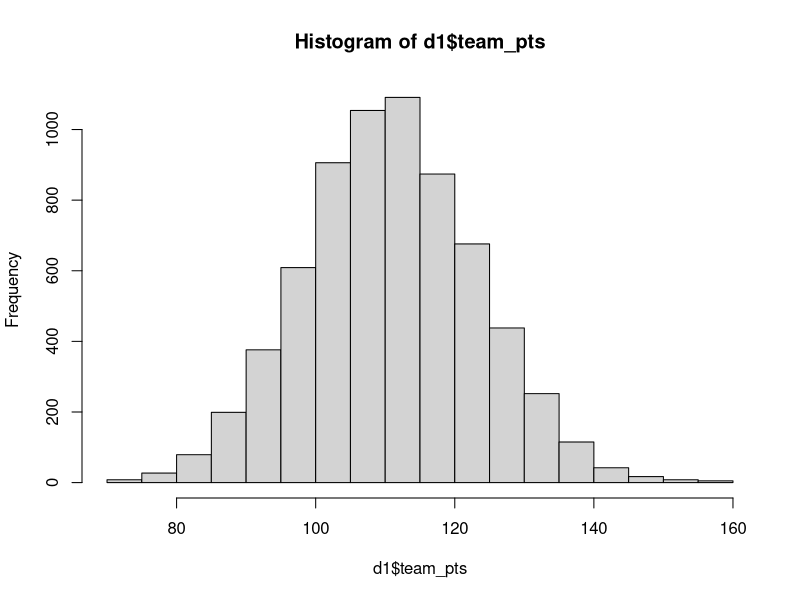

Generate this figure with R: (Note: this script raises an error after producing the figure.)
## ---- chunk 1
knitr::opts_chunk$set(echo   =FALSE,      ## show or suppress the code
                      include=TRUE ,      ## show or suppress the output
                      message=FALSE,      ## omit messages generated by code
                      warning=FALSE,      ## omit warnings generated by code
                      comment=NA,         ## removes the ## from in front of outputs
                      fig.align="center", ## centers all figures
                      fig.height = 5,     ## set the default height
                      fig.weight = 5      ## set the default width
                      )
library(tidyverse)
library(GGally)
## ---- chunk 2
# read in data
d1 = read.csv('4.27.2022_cleaned_data.csv')
## ---- chunk 3
labels <- c(
  Atlanta.Hawks = "<img src = 'teams_logos/hawks.png' width = '18' /><br>Atlanta.Hawks",
  Boston.Celtics = "<img src = 'teams_logos/celtics.png' width = '18' /><br>oston.Celtics",
  Brooklyn.Nets = "<img src = 'teams_logos/nets.png' width = '18' /><br>Brooklyn.Nets",
  Charlotte.Hornets = "<img src = 'teams_logos/hornets.png' width = '18' /><br>Charlotte.Hornets",
  Chicago.Bulls = "<img src = 'teams_logos/bulls.png' width = '18' /><br>Chicago.Bulls",
  Cleveland.Cavaliers = "<img src = 'teams_logos/cavaliers.png' width = '18' /><br>Cleveland.Cavaliers",
  Dallas.Mavericks = "<img src = 'teams_logos/mavericks.png' width = '18' /><br>Dallas.Mavericks",
  Denver.Nuggets = "<img src = 'teams_logos/nuggets.png' width = '18' /><br>Denver.Nuggets",
  Detroit.Pistons = "<img src = 'teams_logos/pistons.png' width = '18' /><br>Detriot.Pistons",
  Golden.State.Warriors = "<img src = 'teams_logos/warriors.png' width = '18' /><br>Golden.State.Warriors",
  Houston.Rockets = "<img src = 'teams_logos/rockets.png' width = '18' /><br>Houston.Rockets",
  Indiana.Pacers = "<img src = 'teams_logos/pacers.png' width = '18' /><br>Indiana.Pacers",
  Los.Angeles.Clippers = "<img src = 'teams_logos/clippers.png' width = '18' /><br>Los.Angeles.Clippers",
  Los.Angeles.Lakers = "<img src = 'teams_logos/lakers.png' width = '18' /><br>Los.Angeles.Lakers",
  Memphis.Grizzlies = "<img src = 'teams_logos/grizzlies.png' width = '18' /><br>Memphis.Grizzlies",
  Miami.Heat = "<img src = 'teams_logos/heat.png' width = '18' /><br>Miami.Heat",
  Milwaukee.Bucks = "<img src = 'teams_logos/bucks.png' width = '18' /><br>Milwaukee.Bucks",
  Minnesota.Timberwolves = "<img src = 'teams_logos/timberwolves.png' width = '18' /><br>Minnesota.Timberwolves",
  New.Orleans.Pelicans = "<img src = 'teams_logos/pelicans.png' width = '18' /><br>New.Orleans.Pelicans",
  New.York.Knicks = "<img src = 'teams_logos/knicks.png' width = '18' /><br>New.York.Knicks",
  Oklahoma.City.Thunder = "<img src = 'teams_logos/thunder.png' width = '18' /><br>Oklahoma.City.Thunder",
  Orlando.Magic = "<img src = 'teams_logos/magic.png' width = '18' /><br>Orlando.Magic",
  Philadelphia.76ers = "<img src = 'teams_logos/76ers.png' width = '18' /><br>Philadelphia.76ers",
  Phoenix.Suns = "<img src = 'teams_logos/suns.png' width = '18' /><br>Phoenix.Suns",
  Portland.Trail.Blazers = "<img src = 'teams_logos/blazers.png' width = '18' /><br>Portland.Trail.Blazers",
  Sacramento.Kings = "<img src = 'teams_logos/kings.png' width = '18' /><br>Sacramento.Kings",
  San.Antonio.Spurs = "<img src = 'teams_logos/spurs.png' width = '18' /><br>San.Antonio.Spurs",
  Toronto.Raptors = "<img src = 'teams_logos/raptors.png' width = '18' /><br>Toronto.Raptors",
  Utah.Jazz = "<img src = 'teams_logos/jazz.png' width = '18' /><br>Utah.Jazz",
  Washington.Wizards = "<img src = 'teams_logos/wizards.png' width = '18' /><br>Washington.Wizards")
## ---- chunk 4
hist(d1$team_pts)
mean(d1$team_pts, na.rm=TRUE)
sd(d1$team_pts, na.rm=TRUE)
## ---- chunk 5
by_team <- d1 %>% 
  group_by(team_name) %>%
  summarise(mean_pts=mean(team_pts, na.rm=TRUE),
            st_dev=sd(team_pts, na.rm=TRUE),
            opp_pts=mean(opponent_pts, na.rm=TRUE)) %>% 
  arrange(desc(mean_pts))
  
head(by_team)

by_team <- by_team %>% 
  arrange(desc(st_dev))

head(by_team)
## ---- chunk 6
by_team <- by_team %>% 
  arrange(opp_pts)

head(by_team)

by_team <- by_team %>% 
  arrange(desc(opp_pts))

head(by_team)
## ---- chunk 7
home <- d1 %>% 
  group_by(team_name) %>% 
  filter(away0_home1==1) %>% 
  summarise(mean_home=mean(team_pts, na.rm = TRUE))

away <- d1 %>% 
  group_by(team_name) %>% 
  filter(away0_home1==0) %>% 
  summarise(mean_away=mean(team_pts, na.rm = TRUE))

mean_away_home <- merge(away,home)
mean_away_home$diff = home$mean_home - away$mean_away
mean_away_home$team_name <- make.names(mean_away_home[,1])

ggplot(mean_away_home, aes(x= reorder(team_name,diff), y=diff))+
  geom_col()+
  labs(y='Points difference between home and away games')+
  scale_x_discrete(name = NULL,
                   labels = labels) +
  theme(axis.text.x = ggtext::element_markdown(size = 0.20))
## ---- chunk 8
hist(d1$rest_diff)
## ---- chunk 9
hist(d1$attendance.perc)
## ---- chunk 10
m1 = lm(team_pts ~ team_name + opponent_name + away0_home1 + rest_diff + away0_home1*attendance.perc, data=d1)
m1
## ---- chunk 11
# extracting offensive and defensive coefficients, both of which are with reference to the Atlanta Hawks, as their name is alphabetically first in the categorical variable.
intervals = confint(m1, parm=names(m1$coefficients), level=.95)[-1,]

off_coeff = m1$coefficients[2:30]

def_coeff =  m1$coefficients[31:59]

unbalanced_deff_rankings = data.frame(names(def_coeff), as.numeric(def_coeff))

unbalanced_off_rankings = data.frame(names(off_coeff), as.numeric(off_coeff))
#adding the hawks and then finding median value to treat as center of the rankings.

unbalanced_off_rankings <- rbind(c("team_nameAtlanta Hawks", 0),unbalanced_off_rankings)

unbalanced_deff_rankings <- rbind(c("opponent_nameAtlanta Hawks", 0),unbalanced_deff_rankings)

med_off = median(as.numeric(unbalanced_off_rankings$as.numeric.off_coeff.))

med_def = median(as.numeric(unbalanced_deff_rankings$as.numeric.def_coeff.))

# calculating centered rankings and compiling into dfs
new_def_col = as.numeric(unbalanced_deff_rankings$as.numeric.def_coeff.) -  med_def

new_off_col = as.numeric(unbalanced_off_rankings$as.numeric.off_coeff.) -  med_off

balanced_off_rankings = data.frame(team = unbalanced_off_rankings$names.off_coeff., rating = new_off_col)

balanced_deff_rankings = data.frame(team = unbalanced_deff_rankings$names.def_coeff., rating = new_def_col)

# trimming categorical variable names
balanced_off_rankings$team = gsub("team_name(.+)", "\\1", balanced_off_rankings$team)

balanced_deff_rankings$team = gsub("opponent_name(.+)", "\\1", balanced_deff_rankings$team)

balanced_off_rankings = balanced_off_rankings[rev(order(new_off_col)),]
balanced_deff_rankings = balanced_deff_rankings[order(new_def_col),]

rownames(balanced_off_rankings) <- 1:30
rownames(balanced_deff_rankings) <- 1:30
## ---- chunk 12
balanced_off_rankings
## ---- chunk 13
balanced_deff_rankings
## ---- chunk 14
balanced_off_rankings$team = gsub("\\s", ".", balanced_off_rankings$team)
ggplot(balanced_off_rankings, aes(x=reorder(team, rating), y=rating))+
  geom_col()+
  scale_x_discrete(name = NULL,
                   labels = labels) +
  theme(axis.text.x = ggtext::element_markdown(size = 0.20))

## ---- chunk 15
balanced_deff_rankings$team = gsub("\\s", ".", balanced_deff_rankings$team)
ggplot(balanced_deff_rankings, aes(x=rev(reorder(team, rating)), y=rating))+
  geom_col()+
  scale_x_discrete(name = NULL,
                   labels = labels) +
  theme(axis.text.x = ggtext::element_markdown(size = 0.20))

## ---- chunk 16
d1$yhat = predict(m1,d1)
ggplot(data=d1, aes(x=yhat, y=team_pts))+
  geom_point()+
  geom_smooth(method='lm')
## ---- chunk 17
hist(m1$residuals)
## ---- chunk 18
d1$res = d1$team_pts - d1$yhat
res = na.omit(d1$res)

d1$z = (d1$res - mean(d1$res, na.rm=TRUE))/sd(d1$res,na.rm=TRUE)

ggplot(data=d1, aes(x=res, y=..density..))+
  geom_histogram()
## ---- chunk 19
ggplot(data=d1, aes(sample=z))+
  geom_qq()+
  geom_qq_line()
